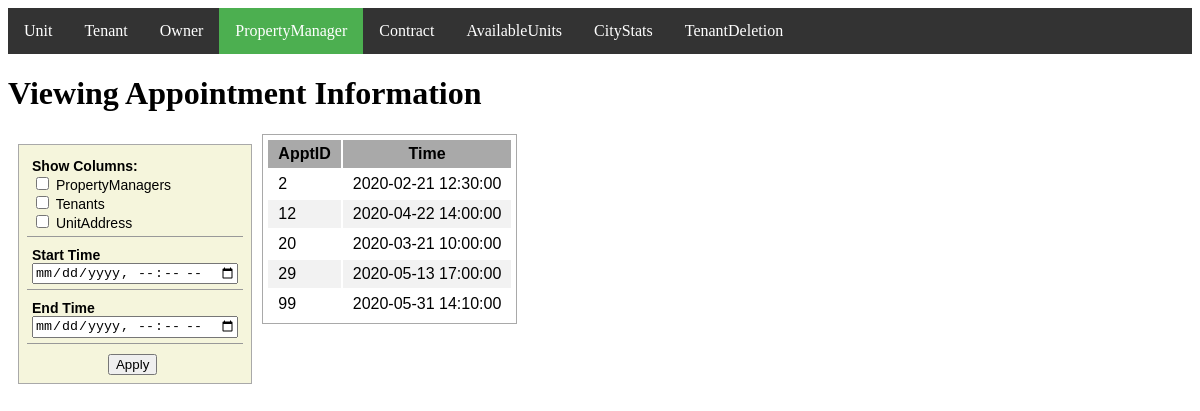
Page /ViewingAppointment/index on the committed database.
### tables this page shows
CREATE TABLE ViewingAppointments (
    ApptID int,
    Time DATETIME,
    UnitID int NOT NULL,
    PropertyManagerID int NOT NULL,
    TenantID int NOT NULL,
    PRIMARY KEY (ApptID),
    FOREIGN KEY (PropertyManagerID) REFERENCES PropertyManagers(PropertyManagerID),
    FOREIGN KEY (UnitID) REFERENCES Units(UnitID),
    FOREIGN KEY (TenantID) REFERENCES Tenants(TenantID) ON DELETE CASCADE);

### app/Controller/Controller.php (called while the page is built, shortened)
<?php
class Controller
{
    public function view($view, $data = []) {
        require_once '../app/View/' . $view . '.php';
    }
}

### app/Controller/ViewingAppointmentController.php (called while the page is built, shortened)
<?php
class ViewingAppointmentController extends Controller
{
    protected $model;
    public function __construct() {
        $this->model = $this->model("ViewingAppointment");
    }
    public function index() {
        $appointments = $this->model->getAllAppointments();
        $this->view('viewappointment/index', [
           "appointments" => $appointments
        ]);
    }
}

### app/core/App.php (called while the page is built, shortened)
<?php
class App
{
    protected $method = "index";
    public function __construct()
    {
        $url = $this->parseUrl();
        if ($url && $url[0] && file_exists("../app/Controller/" . $url[0] . "Controller.php")) {
            unset($url[0]);
        }
        $this->controller = new $this->controller;
        if (isset($url[1])) {
            if (method_exists($this->controller, $url[1])) {
                $this->method = $url[1];
            }
        }
        $this->params = $url ? array_values($url) : [];
        call_user_func_array([$this->controller, $this->method], $this->params);
    }
    protected function parseUrl() {
        if (isset($_GET["url"])) {
            return $url = explode("/",
                filter_var(rtrim($_GET["url"], '/'), FILTER_SANITIZE_URL));
        }
    }
}

### public/index.php (called while the page is built, shortened)
<?php
$app = new App();

### app/Model/ViewingAppointment.php (called while the page is built, shortened)
<?php
class ViewingAppointment
{
    public function getAllAppointments() {
        return $this->getAppointmentsByConditions(array(), "","","");;
    }
    public function getAppointmentsByConditions($tablesToJoin, $start_time, $end_time) {
        $join_clause = "";
        $select_clause = "v.ApptID, v.Time, ";
        $select_clause = rtrim($select_clause, ', ');
        $time_clause = "";
        $conn = new Connection();
        $connection = $conn->openConnection();
        $sql = "SELECT $select_clause from
                ViewingAppointments v $join_clause
                WHERE 1=1
                $time_clause";
        $results = $connection->query($sql);
        return $results;
    }
}

### app/View/viewappointment/index.php (the view, shortened to what this page needs)
<html>
    <head>
        <link rel="stylesheet" type="text/css" href="/css/common.css" media="screen"/>
    </head>
    <body>
        <?php $activeTab = 3;
        include('../app/View/header.php');  ?>
        <h1>Viewing Appointment Information</h1>
        <form class="filter-table" action='/ViewingAppointment/action' method="post">
            <div class="filter-option">
                <div class="filter-label">Show Columns:</div>
                <?php
                $colOptions = array("PropertyManagers", "Tenants", "UnitAddress");
                foreach($colOptions as $col) { ?>
                    <input type="checkbox" id="<?php echo $col ?>" name="<?php echo $col ?>" value="1"
                            <?php if(isset($_POST[$col])) echo "checked='checked'"; ?> >
                    <label for="<?php echo $col ?>"><?php echo $col ?></label><br>
                <?php } ?>
            </div>
            <div class="filter-option">
                <div class="filter-label">Start Time</div>
                <input type="datetime-local" id="time-slot-start-time" name="start_time" placeholder="start time, 24:00, every half hour" size=40
                       value="<?php echo isset($_POST['start_time']) ? $_POST['start_time'] : ''; ?>">
                <br>
            </div>
            <div class="filter-option">
                <div class="filter-label">End Time</div>
                <input type="datetime-local" id="time-slot-end-time" name="end_time" placeholder="end time, 24:00, every half hour" size=40
                       value="<?php echo isset($_POST['end_time']) ? $_POST['end_time'] : ''; ?>">
            </div>
            <div class="button-wrapper">
                <input type="submit" value="Apply">
            </div>
        </form>
        <?php $appts = $data["appointments"];
        if ($appts) {?>
        <table class="units-table">
            <thead>
                <tr>
                <?php
                $fields = $appts->fetch_fields();
                foreach ($fields as $field) {
                    echo "<th>$field->name</th>";
                }
                ?>
                </tr>
            </thead>
            <tbody>
            <?php
            while ( $row = $appts->fetch_row() ){
                foreach($row as $data) {
                    echo "<td>$data</td>";
                }
            } ?>
            </tbody>
        </table>
        <?php
        }
        else {
        } ?>
    </body>
</html>

### public/css/common.css (style rules this page uses)
.filter-table { background-color: beige; font-family: Arial, Helvetica, sans-serif; font-size: 14; float: left; border: 1px solid darkgray; margin: 10px; padding: 3px; }
.filter-option { margin: 5px; padding: 5px; border-bottom: 1px solid #999; }
.filter-label { font-weight: bold; }
.button-wrapper { margin: 10px 10px 5px 5px; display: flex; align-items: center; justify-content: center; }
.units-table { font-family: Arial, Helvetica, sans-serif; font-size: 16; border: 1px solid darkgray; margin: 10px; padding: 3px; }
.units-table thead { background-color: darkgray; }
.units-table th, td { padding: 5px 10px; }

### rows in the picture
viewingappointments: ApptID "2", Time "2020-02-21 12:30:00"
viewingappointments: ApptID "12", Time "2020-04-22 14:00:00"
viewingappointments: ApptID "20", Time "2020-03-21 10:00:00"
viewingappointments: ApptID "29", Time "2020-05-13 17:00:00"
viewingappointments: ApptID "99", Time "2020-05-31 14:10:00"

### other values in the picture
$option[1] "Unit"
$option[1] "Tenant"
$option[1] "Owner"
$option[1] "PropertyManager"
$option[1] "Contract"
$option[1] "AvailableUnits"
$option[1] "CityStats"
$option[1] "TenantDeletion"
$col "PropertyManagers"
$col "Tenants"
$col "UnitAddress"
$field->name "ApptID"
$field->name "Time"
